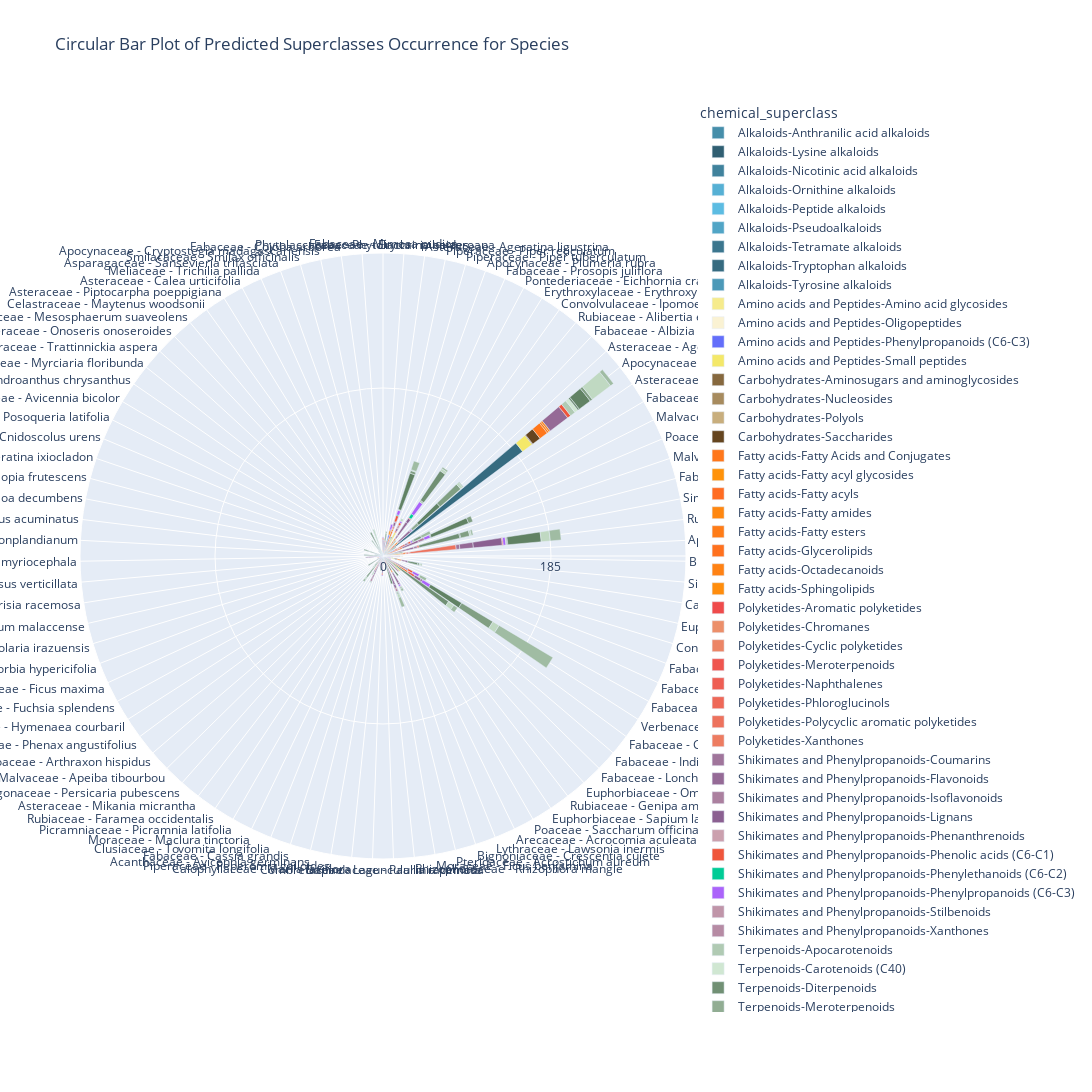

Notebook source saved alongside this figure:
### Code cell
# Step 1: Initialize an empty DataFrame to store all data
all_data = pd.DataFrame(columns=['organism_taxonomy_09species', 'organism_taxonomy_08genus','organism_taxonomy_06family', 'chemical_superclass'])

# Step 2: Read data from all .tsv files in the output_folder
species_data_folder = os.path.join(output_folder, 'species_data')
for filename in os.listdir(species_data_folder):
    if filename.endswith(".tsv"):
        file_data = pd.read_csv(os.path.join(species_data_folder, filename), sep='\t')
        all_data = pd.concat([all_data, file_data])

# Step 3: Rename the "queried_taxaLabel" column to "species"
all_data.rename(columns={'organism_taxonomy_09species': 'species', 'organism_taxonomy_08genus': 'genus','organism_taxonomy_06family': 'family',}, inplace=True)

# Apply the function to each row
all_data[['Pathway', 'superclass']] = all_data.apply(lambda row: split_chemical_superclass(row), axis=1, result_type='expand')

# Step 4: Process data for color mapping
color_map = {}
for pathway, superclasses in all_data.groupby('Pathway')['superclass'].unique().items():
    shades = generate_shades(pathway, len(superclasses))
    for superclass, shade in zip(superclasses, shades):
        color_map[f"{pathway}-{superclass}"] = shade

# Step 5: Group and aggregate data to calculate recurrence
agg_data = all_data.groupby(['species', 'genus', 'family', 'chemical_superclass']).size().reset_index(name='recurrence')

#unique_species = agg_data['species'].unique()


# Concatenate genus and family for the y-axis labels
#agg_data['genus_family'] = agg_data['family'] + ' > ' + agg_data['genus'] + ' > ' + agg_data['species']
agg_data['genus_family'] = agg_data['family'] + ' - ' + agg_data['species']

# Sort the agg_data DataFrame by 'species' and 'chemical_superclass'
agg_data_sorted = agg_data.sort_values(by=['chemical_superclass'])
# Create the circular bar plot
fig = px.bar_polar(agg_data_sorted, r='recurrence', theta='genus_family',
                   color='chemical_superclass', template='plotly',
                   title='Circular Bar Plot of Predicted Superclasses Occurrence for Species',
                   color_discrete_map=color_map)

# Update the layout
fig.update_layout(
    polar=dict(
        radialaxis=dict(
            visible=True,
            showticklabels=True,
            tickmode='array',
            tickvals=[0, max(agg_data_sorted['recurrence'])],
            ticktext=['0', str(max(agg_data_sorted['recurrence']))]
        )
    )
)

# Modify the size of the figure
fig.update_layout(width=1500, height=1500)

# Show the figure
fig.show()

### Figure 1 — Plotly figure (JSON) as saved in the notebook; plotly's stock layout.template omitted (floating-point values rounded to 4 significant figures)
{"data": [{"hovertemplate": "chemical_superclass=Alkaloids-Anthranilic acid alkaloids<br>recurrence=%{r}<br>genus_family=%{theta}<extra></extra>", "legendgroup": "Alkaloids-Anthranilic acid alkaloids", "marker": {"color": "#468eaa", "pattern": {"shape": ""}}, "name": "Alkaloids-Anthranilic acid alkaloids", "r": [1], "showlegend": true, "subplot": "polar", "theta": ["Fabaceae - Mimosa pudica"], "type": "barpolar"}, {"hovertemplate": "chemical_superclass=Alkaloids-Lysine alkaloids<br>recurrence=%{r}<br>genus_family=%{theta}<extra></extra>", "legendgroup": "Alkaloids-Lysine alkaloids", "marker": {"color": "#305f72", "pattern": {"shape": ""}}, "name": "Alkaloids-Lysine alkaloids", "r": [7, 1, 2, 18, 1, 6], "showlegend": true, "subplot": "polar", "theta": ["Fabaceae - Erythrina berteroana", "Asteraceae - Ageratina ligustrina", "Piperaceae - Piper reticulatum", "Piperaceae - Piper tuberculatum", "Apocynaceae - Plumeria rubra", "Fabaceae - Prosopis juliflora"], "type": "barpolar"}, {"hovertemplate": "chemical_superclass=Alkaloids-Nicotinic acid alkaloids<br>recurrence=%{r}<br>genus_family=%{theta}<extra></extra>", "legendgroup": "Alkaloids-Nicotinic acid alkaloids", "marker": {"color": "#40829c", "pattern": {"shape": ""}}, "name": "Alkaloids-Nicotinic acid alkaloids", "r": [1], "showlegend": true, "subplot": "polar", "theta": ["Fabaceae - Mimosa pudica"], "type": "barpolar"}, {"hovertemplate": "chemical_superclass=Alkaloids-Ornithine alkaloids<br>recurrence=%{r}<br>genus_family=%{theta}<extra></extra>", "legendgroup": "Alkaloids-Ornithine alkaloids", "marker": {"color": "#56b0d4", "pattern": {"shape": ""}}, "name": "Alkaloids-Ornithine alkaloids", "r": [4, 1, 2, 1, 6, 2, 1, 3, 3, 1], "showlegend": true, "subplot": "polar", "theta": ["Pontederiaceae - Eichhornia crassipes", "Erythroxylaceae - Erythroxylum fimbriatum", "Convolvulaceae - Ipomoea nil", "Rubiaceae - Alibertia edulis", "Fabaceae - Albizia adinocephala", "Asteraceae - Ageratum conyzoides", "Apocynaceae - Catharanthus roseus", "Asteraceae - Telanthophora grandifolia", "Asteraceae - Ageratina ligustrina", "Fabaceae - Samanea saman"], "type": "barpolar"}, {"hovertemplate": "chemical_superclass=Alkaloids-Peptide alkaloids<br>recurrence=%{r}<br>genus_family=%{theta}<extra></extra>", "legendgroup": "Alkaloids-Peptide alkaloids", "marker": {"color": "#5cbce2", "pattern": {"shape": ""}}, "name": "Alkaloids-Peptide alkaloids", "r": [9, 1], "showlegend": true, "subplot": "polar", "theta": ["Malvaceae - Talipariti tiliaceum", "Poaceae - Cymbopogon citratus"], "type": "barpolar"}, {"hovertemplate": "chemical_superclass=Alkaloids-Pseudoalkaloids<br>recurrence=%{r}<br>genus_family=%{theta}<extra></extra>", "legendgroup": "Alkaloids-Pseudoalkaloids", "marker": {"color": "#51a5c6", "pattern": {"shape": ""}}, "name": "Alkaloids-Pseudoalkaloids", "r": [2, 6, 1], "showlegend": true, "subplot": "polar", "theta": ["Malvaceae - Herrania purpurea", "Apocynaceae - Catharanthus roseus", "Pontederiaceae - Eichhornia crassipes"], "type": "barpolar"}, {"hovertemplate": "chemical_superclass=Alkaloids-Tetramate alkaloids<br>recurrence=%{r}<br>genus_family=%{theta}<extra></extra>", "legendgroup": "Alkaloids-Tetramate alkaloids", "marker": {"color": "#3b768e", "pattern": {"shape": ""}}, "name": "Alkaloids-Tetramate alkaloids", "r": [1, 2], "showlegend": true, "subplot": "polar", "theta": ["Poaceae - Cymbopogon citratus", "Fabaceae - Caesalpinia pulcherrima"], "type": "barpolar"}, {"hovertemplate": "chemical_superclass=Alkaloids-Tryptophan alkaloids<br>recurrence=%{r}<br>genus_family=%{theta}<extra></extra>", "legendgroup": "Alkaloids-Tryptophan alkaloids", "marker": {"color": "#366b80", "pattern": {"shape": ""}}, "name": "Alkaloids-Tryptophan alkaloids", "r": [1, 185, 8, 2, 2, 2, 7], "showlegend": true, "subplot": "polar", "theta": ["Pontederiaceae - Eichhornia crassipes", "Apocynaceae - Catharanthus roseus", "Fabaceae - Erythrina berteroana", "Simaroubaceae - Quassia amara", "Rubiaceae - Morinda citrifolia", "Convolvulaceae - Ipomoea nil", "Apocynaceae - Rauvolfia littoralis"], "type": "barpolar"}, {"hovertemplate": "chemical_superclass=Alkaloids-Tyrosine alkaloids<br>recurrence=%{r}<br>genus_family=%{theta}<extra></extra>", "legendgroup": "Alkaloids-Tyrosine alkaloids", "marker": {"color": "#4c99b8", "pattern": {"shape": ""}}, "name": "Alkaloids-Tyrosine alkaloids", "r": [2, 2, 1, 3, 11], "showlegend": true, "subplot": "polar", "theta": ["Pontederiaceae - Eichhornia crassipes", "Piperaceae - Piper tuberculatum", "Brassicaceae - Nasturtium officinale", "Poaceae - Cymbopogon citratus", "Siparunaceae - Siparuna grandiflora"], "type": "barpolar"}, {"hovertemplate": "chemical_superclass=Amino acids and Peptides-Amino acid glycosides<br>recurrence=%{r}<br>genus_family=%{theta}<extra></extra>", "legendgroup": "Amino acids and Peptides-Amino acid glycosides", "marker": {"color": "#f6eb8c", "pattern": {"shape": ""}}, "name": "Amino acids and Peptides-Amino acid glycosides", "r": [2], "showlegend": true, "subplot": "polar", "theta": ["Caricaceae - Vasconcellea cauliflora"], "type": "barpolar"}, {"hovertemplate": "chemical_superclass=Amino acids and Peptides-Oligopeptides<br>recurrence=%{r}<br>genus_family=%{theta}<extra></extra>", "legendgroup": "Amino acids and Peptides-Oligopeptides", "marker": {"color": "#faf2d3", "pattern": {"shape": ""}}, "name": "Amino acids and Peptides-Oligopeptides", "r": [1], "showlegend": true, "subplot": "polar", "theta": ["Euphorbiaceae - Jatropha gossypiifolia"], "type": "barpolar"}, {"hovertemplate": "chemical_superclass=Amino acids and Peptides-Phenylpropanoids (C6-C3)<br>recurrence=%{r}<br>genus_family=%{theta}<extra></extra>", "legendgroup": "Amino acids and Peptides-Phenylpropanoids (C6-C3)", "marker": {"color": "#636efa", "pattern": {"shape": ""}}, "name": "Amino acids and Peptides-Phenylpropanoids (C6-C3)", "r": [4, 5, 3, 3], "showlegend": true, "subplot": "polar", "theta": ["Piperaceae - Piper tuberculatum", "Malvaceae - Talipariti tiliaceum", "Convolvulaceae - Ipomoea nil", "Convolvulaceae - Camonea umbellata"], "type": "barpolar"}, {"hovertemplate": "chemical_superclass=Amino acids and Peptides-Small peptides<br>recurrence=%{r}<br>genus_family=%{theta}<extra></extra>", "legendgroup": "Amino acids and Peptides-Small peptides", "marker": {"color": "#f4e869", "pattern": {"shape": ""}}, "name": "Amino acids and Peptides-Small peptides", "r": [1, 21, 13, 1, 1, 1, 4, 1, 25, 12, 1, 2, 2, 1], "showlegend": true, "subplot": "polar", "theta": ["Fabaceae - Canavalia rosea", "Pontederiaceae - Eichhornia crassipes", "Apocynaceae - Catharanthus roseus", "Fabaceae - Delonix regia", "Fabaceae - Gliricidia sepium", "Asteraceae - Ageratum conyzoides", "Verbenaceae - Lantana camara", "Fabaceae - Guilandina bonduc", "Fabaceae - Indigofera hirsuta", "Euphorbiaceae - Jatropha gossypiifolia", "Fabaceae - Prosopis juliflora", "Fabaceae - Mimosa pudica", "Brassicaceae - Nasturtium officinale", "Apocynaceae - Plumeria rubra"], "type": "barpolar"}, {"hovertemplate": "chemical_superclass=Carbohydrates-Aminosugars and aminoglycosides<br>recurrence=%{r}<br>genus_family=%{theta}<extra></extra>", "legendgroup": "Carbohydrates-Aminosugars and aminoglycosides", "marker": {"color": "#86683e", "pattern": {"shape": ""}}, "name": "Carbohydrates-Aminosugars and aminoglycosides", "r": [3, 4], "showlegend": true, "subplot": "polar", "theta": ["Fabaceae - Lonchocarpus heptaphyllus", "Euphorbiaceae - Omphalea diandra"], "type": "barpolar"}, {"hovertemplate": "chemical_superclass=Carbohydrates-Nucleosides<br>recurrence=%{r}<br>genus_family=%{theta}<extra></extra>", "legendgroup": "Carbohydrates-Nucleosides", "marker": {"color": "#a78b5e", "pattern": {"shape": ""}}, "name": "Carbohydrates-Nucleosides", "r": [1, 2], "showlegend": true, "subplot": "polar", "theta": ["Apocynaceae - Catharanthus roseus", "Rubiaceae - Morinda citrifolia"], "type": "barpolar"}, {"hovertemplate": "chemical_superclass=Carbohydrates-Polyols<br>recurrence=%{r}<br>genus_family=%{theta}<extra></extra>", "legendgroup": "Carbohydrates-Polyols", "marker": {"color": "#c8ae7d", "pattern": {"shape": ""}}, "name": "Carbohydrates-Polyols", "r": [1], "showlegend": true, "subplot": "polar", "theta": ["Fabaceae - Gliricidia sepium"], "type": "barpolar"}, {"hovertemplate": "chemical_superclass=Carbohydrates-Saccharides<br>recurrence=%{r}<br>genus_family=%{theta}<extra></extra>", "legendgroup": "Carbohydrates-Saccharides", "marker": {"color": "#65451f", "pattern": {"shape": ""}}, "name": "Carbohydrates-Saccharides", "r": [1, 10, 1, 5, 6, 3, 18, 5, 1], "showlegend": true, "subplot": "polar", "theta": ["Simaroubaceae - Quassia amara", "Apocynaceae - Catharanthus roseus", "Rubiaceae - Genipa americana", "Euphorbiaceae - Sapium laurifolium", "Verbenaceae - Lantana camara", "Euphorbiaceae - Jatropha gossypiifolia", "Poaceae - Saccharum officinarum", "Rubiaceae - Morinda citrifolia", "Arecaceae - Acrocomia aculeata"], "type": "barpolar"}, {"hovertemplate": "chemical_superclass=Fatty acids-Fatty Acids and Conjugates<br>recurrence=%{r}<br>genus_family=%{theta}<extra></extra>", "legendgroup": "Fatty acids-Fatty Acids and Conjugates", "marker": {"color": "#ff771b", "pattern": {"shape": ""}}, "name": "Fatty acids-Fatty Acids and Conjugates", "r": [5, 5, 8, 2, 1, 1, 10, 2, 1, 3, 11, 3, 7], "showlegend": true, "subplot": "polar", "theta": ["Euphorbiaceae - Jatropha gossypiifolia", "Convolvulaceae - Ipomoea nil", "Fabaceae - Delonix regia", "Rubiaceae - Morinda citrifolia", "Fabaceae - Samanea saman", "Asteraceae - Ageratina ligustrina", "Apocynaceae - Catharanthus roseus", "Lythraceae - Lawsonia inermis", "Fabaceae - Caesalpinia pulcherrima", "Asteraceae - Ageratum conyzoides", "Verbenaceae - Lantana camara", "Poaceae - Saccharum officinarum", "Apocynaceae - Plumeria rubra"], "type": "barpolar"}, {"hovertemplate": "chemical_superclass=Fatty acids-Fatty acyl glycosides<br>recurrence=%{r}<br>genus_family=%{theta}<extra></extra>", "legendgroup": "Fatty acids-Fatty acyl glycosides", "marker": {"color": "#ff9209", "pattern": {"shape": ""}}, "name": "Fatty acids-Fatty acyl glycosides", "r": [9, 3], "showlegend": true, "subplot": "polar", "theta": ["Rubiaceae - Morinda citrifolia", "Bignoniaceae - Crescentia cujete"], "type": "barpolar"}, {"hovertemplate": "chemical_superclass=Fatty acids-Fatty acyls<br>recurrence=%{r}<br>genus_family=%{theta}<extra></extra>", "legendgroup": "Fatty acids-Fatty acyls", "marker": {"color": "#ff6c22", "pattern": {"shape": ""}}, "name": "Fatty acids-Fatty acyls", "r": [1, 5, 11, 1, 18, 1, 20, 2, 11], "showlegend": true, "subplot": "polar", "theta": ["Fabaceae - Gliricidia sepium", "Convolvulaceae - Ipomoea nil", "Verbenaceae - Lantana camara", "Lythraceae - Lawsonia inermis", "Poaceae - Cymbopogon citratus", "Pteridaceae - Acrostichum aureum", "Apocynaceae - Plumeria rubra", "Fabaceae - Mimosa pudica", "Asteraceae - Ageratum conyzoides"], "type": "barpolar"}, {"hovertemplate": "chemical_superclass=Fatty acids-Fatty amides<br>recurrence=%{r}<br>genus_family=%{theta}<extra></extra>", "legendgroup": "Fatty acids-Fatty amides", "marker": {"color": "#ff8710", "pattern": {"shape": ""}}, "name": "Fatty acids-Fatty amides", "r": [5], "showlegend": true, "subplot": "polar", "theta": ["Piperaceae - Piper tuberculatum"], "type": "barpolar"}, {"hovertemplate": "chemical_superclass=Fatty acids-Fatty esters<br>recurrence=%{r}<br>genus_family=%{theta}<extra></extra>", "legendgroup": "Fatty acids-Fatty esters", "marker": {"color": "#ff7c17", "pattern": {"shape": ""}}, "name": "Fatty acids-Fatty esters", "r": [1, 1, 4, 2, 2, 1, 2], "showlegend": true, "subplot": "polar", "theta": ["Moraceae - Ficus benjamina", "Rhizophoraceae - Rhizophora mangle", "Asteraceae - Ageratum conyzoides", "Rubiaceae - Morinda citrifolia", "Apocynaceae - Catharanthus roseus", "Lythraceae - Lawsonia inermis", "Apocynaceae - Plumeria rubra"], "type": "barpolar"}, {"hovertemplate": "chemical_superclass=Fatty acids-Glycerolipids<br>recurrence=%{r}<br>genus_family=%{theta}<extra></extra>", "legendgroup": "Fatty acids-Glycerolipids", "marker": {"color": "#ff711e", "pattern": {"shape": ""}}, "name": "Fatty acids-Glycerolipids", "r": [1, 3, 3], "showlegend": true, "subplot": "polar", "theta": ["Apocynaceae - Plumeria rubra", "Convolvulaceae - Ipomoea nil", "Rubiaceae - Morinda citrifolia"], "type": "barpolar"}, {"hovertemplate": "chemical_superclass=Fatty acids-Octadecanoids<br>recurrence=%{r}<br>genus_family=%{theta}<extra></extra>", "legendgroup": "Fatty acids-Octadecanoids", "marker": {"color": "#ff8214", "pattern": {"shape": ""}}, "name": "Fatty acids-Octadecanoids", "r": [1, 3, 2, 1, 1, 1], "showlegend": true, "subplot": "polar", "theta": ["Fabaceae - Mimosa pudica", "Convolvulaceae - Ipomoea nil", "Apocynaceae - Catharanthus roseus", "Rubiaceae - Morinda citrifolia", "Fabaceae - Samanea saman", "Asteraceae - Ageratum conyzoides"], "type": "barpolar"}, {"hovertemplate": "chemical_superclass=Fatty acids-Sphingolipids<br>recurrence=%{r}<br>genus_family=%{theta}<extra></extra>", "legendgroup": "Fatty acids-Sphingolipids", "marker": {"color": "#ff8d0d", "pattern": {"shape": ""}}, "name": "Fatty acids-Sphingolipids", "r": [2], "showlegend": true, "subplot": "polar", "theta": ["Sapindaceae - Paullinia pinnata"], "type": "barpolar"}, {"hovertemplate": "chemical_superclass=Polyketides-Aromatic polyketides<br>recurrence=%{r}<br>genus_family=%{theta}<extra></extra>", "legendgroup": "Polyketides-Aromatic polyketides", "marker": {"color": "#ef4b4b", "pattern": {"shape": ""}}, "name": "Polyketides-Aromatic polyketides", "r": [4, 2, 1, 2, 1], "showlegend": true, "subplot": "polar", "theta": ["Malvaceae - Talipariti tiliaceum", "Apocynaceae - Plumeria rubra", "Combretaceae - Laguncularia racemosa", "Rubiaceae - Morinda citrifolia", "Fabaceae - Caesalpinia pulcherrima"], "type": "barpolar"}, {"hovertemplate": "chemical_superclass=Polyketides-Chromanes<br>recurrence=%{r}<br>genus_family=%{theta}<extra></extra>", "legendgroup": "Polyketides-Chromanes", "marker": {"color": "#ec8f6a", "pattern": {"shape": ""}}, "name": "Polyketides-Chromanes", "r": [1, 2], "showlegend": true, "subplot": "polar", "theta": ["Asteraceae - Ageratum conyzoides", "Malvaceae - Talipariti tiliaceum"], "type": "barpolar"}, {"hovertemplate": "chemical_superclass=Polyketides-Cyclic polyketides<br>recurrence=%{r}<br>genus_family=%{theta}<extra></extra>", "legendgroup": "Polyketides-Cyclic polyketides", "marker": {"color": "#ec8566", "pattern": {"shape": ""}}, "name": "Polyketides-Cyclic polyketides", "r": [2, 1, 1], "showlegend": true, "subplot": "polar", "theta": ["Piperaceae - Piper reticulatum", "Rubiaceae - Morinda citrifolia", "Verbenaceae - Lantana camara"], "type": "barpolar"}, {"hovertemplate": "chemical_superclass=Polyketides-Meroterpenoids<br>recurrence=%{r}<br>genus_family=%{theta}<extra></extra>", "legendgroup": "Polyketides-Meroterpenoids", "marker": {"color": "#ef554f", "pattern": {"shape": ""}}, "name": "Polyketides-Meroterpenoids", "r": [2, 12], "showlegend": true, "subplot": "polar", "theta": ["Calophyllaceae - Marila laxiflora", "Piperaceae - Peperomia galioides"], "type": "barpolar"}, {"hovertemplate": "chemical_superclass=Polyketides-Naphthalenes<br>recurrence=%{r}<br>genus_family=%{theta}<extra></extra>", "legendgroup": "Polyketides-Naphthalenes", "marker": {"color": "#ee5e54", "pattern": {"shape": ""}}, "name": "Polyketides-Naphthalenes", "r": [1, 1, 8, 2, 7, 1, 5, 2], "showlegend": true, "subplot": "polar", "theta": ["Rubiaceae - Morinda citrifolia", "Acanthaceae - Avicennia germinans", "Verbenaceae - Lantana camara", "Bignoniaceae - Crescentia cujete", "Malvaceae - Talipariti tiliaceum", "Fabaceae - Caesalpinia pulcherrima", "Lythraceae - Lawsonia inermis", "Pontederiaceae - Eichhornia crassipes"], "type": "barpolar"}, {"hovertemplate": "chemical_superclass=Polyketides-Phloroglucinols<br>recurrence=%{r}<br>genus_family=%{theta}<extra></extra>", "legendgroup": "Polyketides-Phloroglucinols", "marker": {"color": "#ee6858", "pattern": {"shape": ""}}, "name": "Polyketides-Phloroglucinols", "r": [1, 1, 8, 1], "showlegend": true, "subplot": "polar", "theta": ["Lythraceae - Lawsonia inermis", "Fabaceae - Cassia grandis", "Clusiaceae - Tovomita longifolia", "Moraceae - Maclura tinctoria"], "type": "barpolar"}, {"hovertemplate": "chemical_superclass=Polyketides-Polycyclic aromatic polyketides<br>recurrence=%{r}<br>genus_family=%{theta}<extra></extra>", "legendgroup": "Polyketides-Polycyclic aromatic polyketides", "marker": {"color": "#ed725d", "pattern": {"shape": ""}}, "name": "Polyketides-Polycyclic aromatic polyketides", "r": [18, 6, 4, 51, 1], "showlegend": true, "subplot": "polar", "theta": ["Picramniaceae - Picramnia latifolia", "Rubiaceae - Faramea occidentalis", "Fabaceae - Cassia grandis", "Rubiaceae - Morinda citrifolia", "Convolvulaceae - Ipomoea nil"], "type": "barpolar"}, {"hovertemplate": "chemical_superclass=Polyketides-Xanthones<br>recurrence=%{r}<br>genus_family=%{theta}<extra></extra>", "legendgroup": "Polyketides-Xanthones", "marker": {"color": "#ed7c61", "pattern": {"shape": ""}}, "name": "Polyketides-Xanthones", "r": [1], "showlegend": true, "subplot": "polar", "theta": ["Rubiaceae - Faramea occidentalis"], "type": "barpolar"}, {"hovertemplate": "chemical_superclass=Shikimates and Phenylpropanoids-Coumarins<br>recurrence=%{r}<br>genus_family=%{theta}<extra></extra>", "legendgroup": "Shikimates and Phenylpropanoids-Coumarins", "marker": {"color": "#a0759b", "pattern": {"shape": ""}}, "name": "Shikimates and Phenylpropanoids-Coumarins", "r": [2, 4, 1, 1, 4, 1, 4, 1, 3, 1, 2, 1, 4], "showlegend": true, "subplot": "polar", "theta": ["Fabaceae - Prosopis juliflora", "Convolvulaceae - Ipomoea nil", "Convolvulaceae - Camonea umbellata", "Apocynaceae - Plumeria rubra", "Lythraceae - Lawsonia inermis", "Asteraceae - Mikania micrantha", "Euphorbiaceae - Jatropha gossypiifolia", "Asteraceae - Ageratum conyzoides", "Malvaceae - Talipariti tiliaceum", "Fabaceae - Gliricidia sepium", "Picramniaceae - Picramnia latifolia", "Combretaceae - Laguncularia racemosa", "Rubiaceae - Morinda citrifolia"], "type": "barpolar"}, {"hovertemplate": "chemical_superclass=Shikimates and Phenylpropanoids-Flavonoids<br>recurrence=%{r}<br>genus_family=%{theta}<extra></extra>", "legendgroup": "Shikimates and Phenylpropanoids-Flavonoids", "marker": {"color": "#956a96", "pattern": {"shape": ""}}, "name": "Shikimates and Phenylpropanoids-Flavonoids", "r": [4, 8, 1, 9, 15, 20, 1, 17, 14, 14, 22, 2, 1, 16, 4, 3, 12, 1, 11, 7, 4, 1, 2, 13, 10, 4, 4, 19, 2, 1, 16, 1, 24, 3, 30, 7, 3, 4, 1, 8], "showlegend": true, "subplot": "polar", "theta": ["Sapindaceae - Paullinia pinnata", "Verbenaceae - Lantana camara", "Calophyllaceae - Marila laxiflora", "Polygonaceae - Persicaria pubescens", "Rubiaceae - Morinda citrifolia", "Lythraceae - Lawsonia inermis", "Malvaceae - Apeiba tibourbou", "Convolvulaceae - Ipomoea nil", "Brassicaceae - Nasturtium officinale", "Fabaceae - Lonchocarpus heptaphyllus", "Moraceae - Maclura tinctoria", "Poaceae - Arthraxon hispidus", "Piperaceae - Piper reticulatum", "Asteraceae - Ageratum conyzoides", "Asteraceae - Mikania micrantha", "Urticaceae - Phenax angustifolius", "Combretaceae - Laguncularia racemosa", "Fabaceae - Hymenaea courbaril", "Fabaceae - Mimosa pudica", "Onagraceae - Fuchsia splendens", "Moraceae - Ficus maxima", "Euphorbiaceae - Euphorbia hypericifolia", "Fabaceae - Erythrina berteroana", "Poaceae - Saccharum officinarum", "Asteraceae - Ageratina ligustrina", "Calceolariaceae - Calceolaria irazuensis", "Myrtaceae - Syzygium malaccense", "Poaceae - Cymbopogon citratus", "Convolvulaceae - Camonea umbellata", "Moraceae - Clarisia racemosa", "Vitaceae - Cissus verticillata", "Asteraceae - Verbesina myriocephala", "Apocynaceae - Catharanthus roseus", "Fabaceae - Cassia grandis", "Fabaceae - Caesalpinia pulcherrima", "Fabaceae - Gliricidia sepium", "Pontederiaceae - Eichhornia crassipes", "Apocynaceae - Plumeria rubra", "Chloranthaceae - Hedyosmum bonplandianum", "Fabaceae - Prosopis juliflora"], "type": "barpolar"}, {"hovertemplate": "chemical_superclass=Shikimates and Phenylpropanoids-Isoflavonoids<br>recurrence=%{r}<br>genus_family=%{theta}<extra></extra>", "legendgroup": "Shikimates and Phenylpropanoids-Isoflavonoids", "marker": {"color": "#ab809f", "pattern": {"shape": ""}}, "name": "Shikimates and Phenylpropanoids-Isoflavonoids", "r": [1, 2, 7, 1, 2, 5, 4, 1, 4, 5, 18], "showlegend": true, "subplot": "polar", "theta": ["Fabaceae - Guilandina bonduc", "Fabaceae - Erythrina berteroana", "Poaceae - Cymbopogon citratus", "Asteraceae - Ageratum conyzoides", "Vitaceae - Cissus verticillata", "Fabaceae - Canavalia rosea", "Fabaceae - Caesalpinia pulcherrima", "Fabaceae - Prosopis juliflora", "Moraceae - Maclura tinctoria", "Fabaceae - Lonchocarpus heptaphyllus", "Fabaceae - Gliricidia sepium"], "type": "barpolar"}, {"hovertemplate": "chemical_superclass=Shikimates and Phenylpropanoids-Lignans<br>recurrence=%{r}<br>genus_family=%{theta}<extra></extra>", "legendgroup": "Shikimates and Phenylpropanoids-Lignans", "marker": {"color": "#8b6091", "pattern": {"shape": ""}}, "name": "Shikimates and Phenylpropanoids-Lignans", "r": [1, 4, 32, 2, 1, 5, 2, 1, 1, 1, 2, 3, 5, 1, 1, 1, 2, 3, 2, 2, 1], "showlegend": true, "subplot": "polar", "theta": ["Vitaceae - Cissus verticillata", "Lythraceae - Lawsonia inermis", "Rubiaceae - Morinda citrifolia", "Fabaceae - Gliricidia sepium", "Asteraceae - Ageratum conyzoides", "Convolvulaceae - Ipomoea nil", "Brassicaceae - Nasturtium officinale", "Apocynaceae - Plumeria rubra", "Acanthaceae - Avicennia germinans", "Malvaceae - Talipariti tiliaceum", "Bignoniaceae - Crescentia cujete", "Euphorbiaceae - Jatropha gossypiifolia", "Combretaceae - Laguncularia racemosa", "Fabaceae - Cassia grandis", "Fabaceae - Prosopis juliflora", "Asteraceae - Ageratina ligustrina", "Verbenaceae - Lantana camara", "Phyllanthaceae - Phyllanthus acuminatus", "Urticaceae - Phenax angustifolius", "Poaceae - Saccharum officinarum", "Piperaceae - Piper tuberculatum"], "type": "barpolar"}, {"hovertemplate": "chemical_superclass=Shikimates and Phenylpropanoids-Phenanthrenoids<br>recurrence=%{r}<br>genus_family=%{theta}<extra></extra>", "legendgroup": "Shikimates and Phenylpropanoids-Phenanthrenoids", "marker": {"color": "#cba0ae", "pattern": {"shape": ""}}, "name": "Shikimates and Phenylpropanoids-Phenanthrenoids", "r": [4], "showlegend": true, "subplot": "polar", "theta": ["Pontederiaceae - Eichhornia crassipes"], "type": "barpolar"}, {"hovertemplate": "chemical_superclass=Shikimates and Phenylpropanoids-Phenolic acids (C6-C1)<br>recurrence=%{r}<br>genus_family=%{theta}<extra></extra>", "legendgroup": "Shikimates and Phenylpropanoids-Phenolic acids (C6-C1)", "marker": {"color": "#EF553B", "pattern": {"shape": ""}}, "name": "Shikimates and Phenylpropanoids-Phenolic acids (C6-C1)", "r": [1, 3, 4, 1, 1, 1, 1, 2, 2, 2, 4, 7, 1, 1, 2, 6, 2, 1, 2, 3], "showlegend": true, "subplot": "polar", "theta": ["Rubiaceae - Morinda citrifolia", "Malvaceae - Talipariti tiliaceum", "Apocynaceae - Catharanthus roseus", "Chloranthaceae - Hedyosmum bonplandianum", "Fabaceae - Cassia grandis", "Calophyllaceae - Marila laxiflora", "Convolvulaceae - Ipomoea nil", "Asteraceae - Verbesina myriocephala", "Myrtaceae - Syzygium malaccense", "Fabaceae - Mimosa pudica", "Bignoniaceae - Crescentia cujete", "Apocynaceae - Plumeria rubra", "Polygonaceae - Persicaria pubescens", "Lythraceae - Lawsonia inermis", "Euphorbiaceae - Sapium laurifolium", "Fabaceae - Gliricidia sepium", "Combretaceae - Laguncularia racemosa", "Asteraceae - Ageratina ligustrina", "Fabaceae - Caesalpinia pulcherrima", "Pontederiaceae - Eichhornia crassipes"], "type": "barpolar"}, {"hovertemplate": "chemical_superclass=Shikimates and Phenylpropanoids-Phenylethanoids (C6-C2)<br>recurrence=%{r}<br>genus_family=%{theta}<extra></extra>", "legendgroup": "Shikimates and Phenylpropanoids-Phenylethanoids (C6-C2)", "marker": {"color": "#00cc96", "pattern": {"shape": ""}}, "name": "Shikimates and Phenylpropanoids-Phenylethanoids (C6-C2)", "r": [5, 1], "showlegend": true, "subplot": "polar", "theta": ["Convolvulaceae - Ipomoea nil", "Apocynaceae - Plumeria rubra"], "type": "barpolar"}, {"hovertemplate": "chemical_superclass=Shikimates and Phenylpropanoids-Phenylpropanoids (C6-C3)<br>recurrence=%{r}<br>genus_family=%{theta}<extra></extra>", "legendgroup": "Shikimates and Phenylpropanoids-Phenylpropanoids (C6-C3)", "marker": {"color": "#ab63fa", "pattern": {"shape": ""}}, "name": "Shikimates and Phenylpropanoids-Phenylpropanoids (C6-C3)", "r": [5, 1, 2, 3, 2, 6, 2, 2, 1, 16, 1, 1, 1, 1, 10, 1, 8, 2, 7, 3], "showlegend": true, "subplot": "polar", "theta": ["Apocynaceae - Plumeria rubra", "Asteraceae - Ageratum conyzoides", "Poaceae - Saccharum officinarum", "Rubiaceae - Morinda citrifolia", "Malvaceae - Talipariti tiliaceum", "Piperaceae - Piper tuberculatum", "Asteraceae - Verbesina myriocephala", "Poaceae - Urochloa decumbens", "Fabaceae - Cassia grandis", "Convolvulaceae - Ipomoea nil", "Acanthaceae - Avicennia germinans", "Fabaceae - Mimosa pudica", "Malvaceae - Apeiba tibourbou", "Combretaceae - Laguncularia racemosa", "Verbenaceae - Lantana camara", "Fabaceae - Guilandina bonduc", "Fabaceae - Gliricidia sepium", "Pontederiaceae - Eichhornia crassipes", "Poaceae - Cymbopogon citratus", "Convolvulaceae - Camonea umbellata"], "type": "barpolar"}, {"hovertemplate": "chemical_superclass=Shikimates and Phenylpropanoids-Stilbenoids<br>recurrence=%{r}<br>genus_family=%{theta}<extra></extra>", "legendgroup": "Shikimates and Phenylpropanoids-Stilbenoids", "marker": {"color": "#c095a9", "pattern": {"shape": ""}}, "name": "Shikimates and Phenylpropanoids-Stilbenoids", "r": [2, 1], "showlegend": true, "subplot": "polar", "theta": ["Fabaceae - Lonchocarpus heptaphyllus", "Poaceae - Saccharum officinarum"], "type": "barpolar"}, {"hovertemplate": "chemical_superclass=Shikimates and Phenylpropanoids-Xanthones<br>recurrence=%{r}<br>genus_family=%{theta}<extra></extra>", "legendgroup": "Shikimates and Phenylpropanoids-Xanthones", "marker": {"color": "#b68ba4", "pattern": {"shape": ""}}, "name": "Shikimates and Phenylpropanoids-Xanthones", "r": [2, 4, 3], "showlegend": true, "subplot": "polar", "theta": ["Calophyllaceae - Marila laxiflora", "Moraceae - Maclura tinctoria", "Lythraceae - Lawsonia inermis"], "type": "barpolar"}, {"hovertemplate": "chemical_superclass=Terpenoids-Apocarotenoids<br>recurrence=%{r}<br>genus_family=%{theta}<extra></extra>", "legendgroup": "Terpenoids-Apocarotenoids", "marker": {"color": "#b0cab3", "pattern": {"shape": ""}}, "name": "Terpenoids-Apocarotenoids", "r": [2, 2, 1, 2, 6, 2, 1], "showlegend": true, "subplot": "polar", "theta": ["Convolvulaceae - Ipomoea nil", "Lythraceae - Lawsonia inermis", "Apocynaceae - Plumeria rubra", "Poaceae - Saccharum officinarum", "Apocynaceae - Catharanthus roseus", "Fabaceae - Prosopis juliflora", "Rubiaceae - Morinda citrifolia"], "type": "barpolar"}, {"hovertemplate": "chemical_superclass=Terpenoids-Carotenoids (C40)<br>recurrence=%{r}<br>genus_family=%{theta}<extra></extra>", "legendgroup": "Terpenoids-Carotenoids (C40)", "marker": {"color": "#d0e7d2", "pattern": {"shape": ""}}, "name": "Terpenoids-Carotenoids (C40)", "r": [4, 3], "showlegend": true, "subplot": "polar", "theta": ["Apocynaceae - Catharanthus roseus", "Brassicaceae - Nasturtium officinale"], "type": "barpolar"}, {"hovertemplate": "chemical_superclass=Terpenoids-Diterpenoids<br>recurrence=%{r}<br>genus_family=%{theta}<extra></extra>", "legendgroup": "Terpenoids-Diterpenoids", "marker": {"color": "#719074", "pattern": {"shape": ""}}, "name": "Terpenoids-Diterpenoids", "r": [18, 39, 85, 11, 9, 1, 15, 46, 5, 4, 1, 2, 3, 1, 2], "showlegend": true, "subplot": "polar", "theta": ["Fabaceae - Hymenaea courbaril", "Convolvulaceae - Ipomoea nil", "Fabaceae - Guilandina bonduc", "Euphorbiaceae - Jatropha gossypiifolia", "Annonaceae - Xylopia frutescens", "Poaceae - Cymbopogon citratus", "Asteraceae - Ageratina ixiocladon", "Fabaceae - Caesalpinia pulcherrima", "Phyllanthaceae - Phyllanthus acuminatus", "Rhizophoraceae - Rhizophora mangle", "Rubiaceae - Morinda citrifolia", "Apocynaceae - Catharanthus roseus", "Asteraceae - Mikania micrantha", "Euphorbiaceae - Cnidoscolus urens", "Rubiaceae - Alibertia edulis"], "type": "barpolar"}, {"hovertemplate": "chemical_superclass=Terpenoids-Meroterpenoids<br>recurrence=%{r}<br>genus_family=%{theta}<extra></extra>", "legendgroup": "Terpenoids-Meroterpenoids", "marker": {"color": "#91ad93", "pattern": {"shape": ""}}, "name": "Terpenoids-Meroterpenoids", "r": [9, 1, 2], "showlegend": true, "subplot": "polar", "theta": ["Asteraceae - Ageratum conyzoides", "Asteraceae - Ageratina ixiocladon", "Malvaceae - Talipariti tiliaceum"], "type": "barpolar"}, {"hovertemplate": "chemical_superclass=Terpenoids-Monoterpenoids<br>recurrence=%{r}<br>genus_family=%{theta}<extra></extra>", "legendgroup": "Terpenoids-Monoterpenoids", "marker": {"color": "#618264", "pattern": {"shape": ""}}, "name": "Terpenoids-Monoterpenoids", "r": [3, 2, 44, 31, 42, 2, 15, 8, 2, 1, 21, 37, 26, 2, 3, 1, 3, 1, 1, 40, 1], "showlegend": true, "subplot": "polar", "theta": ["Rubiaceae - Alibertia edulis", "Rubiaceae - Posoqueria latifolia", "Poaceae - Cymbopogon citratus", "Asteraceae - Ageratum conyzoides", "Apocynaceae - Plumeria rubra", "Fabaceae - Prosopis juliflora", "Apocynaceae - Catharanthus roseus", "Chloranthaceae - Hedyosmum bonplandianum", "Acanthaceae - Avicennia germinans", "Fabaceae - Caesalpinia pulcherrima", "Bignoniaceae - Crescentia cujete", "Rubiaceae - Morinda citrifolia", "Rubiaceae - Genipa americana", "Acanthaceae - Avicennia bicolor", "Bignoniaceae - Handroanthus chrysanthus", "Rhizophoraceae - Rhizophora mangle", "Myrtaceae - Myrciaria floribunda", "Lythraceae - Lawsonia inermis", "Piperaceae - Peperomia galioides", "Verbenaceae - Lantana camara", "Polygonaceae - Persicaria pubescens"], "type": "barpolar"}, {"hovertemplate": "chemical_superclass=Terpenoids-Sesquiterpenoids<br>recurrence=%{r}<br>genus_family=%{theta}<extra></extra>", "legendgroup": "Terpenoids-Sesquiterpenoids", "marker": {"color": "#819f83", "pattern": {"shape": ""}}, "name": "Terpenoids-Sesquiterpenoids", "r": [3, 10, 9, 21, 4, 40, 3, 1, 5, 3, 3, 14, 11, 1, 8, 3, 30, 5, 12, 6, 2, 29], "showlegend": true, "subplot": "polar", "theta": ["Polygonaceae - Persicaria pubescens", "Fabaceae - Caesalpinia pulcherrima", "Malvaceae - Talipariti tiliaceum", "Asteraceae - Mikania micrantha", "Pteridaceae - Acrostichum aureum", "Verbenaceae - Lantana camara", "Apocynaceae - Plumeria rubra", "Burseraceae - Trattinnickia aspera", "Asteraceae - Onoseris onoseroides", "Lamiaceae - Mesosphaerum suaveolens", "Piperaceae - Peperomia galioides", "Asteraceae - Telanthophora grandifolia", "Chloranthaceae - Hedyosmum bonplandianum", "Celastraceae - Maytenus woodsonii", "Asteraceae - Ageratina ligustrina", "Apocynaceae - Catharanthus roseus", "Asteraceae - Ageratum conyzoides", "Poaceae - Cymbopogon citratus", "Asteraceae - Piptocarpha poeppigiana", "Asteraceae - Ageratina ixiocladon", "Euphorbiaceae - Jatropha gossypiifolia", "Asteraceae - Calea urticifolia"], "type": "barpolar"}, {"hovertemplate": "chemical_superclass=Terpenoids-Steroids<br>recurrence=%{r}<br>genus_family=%{theta}<extra></extra>", "legendgroup": "Terpenoids-Steroids", "marker": {"color": "#c0d9c2", "pattern": {"shape": ""}}, "name": "Terpenoids-Steroids", "r": [3, 3, 2, 31, 25, 3, 5, 1, 3, 3, 1, 3, 1, 10, 1, 4, 2, 1, 3, 8, 4, 2, 3, 1, 7, 1, 1, 1], "showlegend": true, "subplot": "polar", "theta": ["Pontederiaceae - Eichhornia crassipes", "Meliaceae - Trichilia pallida", "Fabaceae - Caesalpinia pulcherrima", "Asparagaceae - Sansevieria trifasciata", "Apocynaceae - Catharanthus roseus", "Poaceae - Urochloa decumbens", "Smilacaceae - Smilax officinalis", "Asteraceae - Verbesina myriocephala", "Apocynaceae - Cryptostegia madagascariensis", "Asteraceae - Ageratum conyzoides", "Moraceae - Ficus benjamina", "Asteraceae - Mikania micrantha", "Fabaceae - Cassia grandis", "Rubiaceae - Morinda citrifolia", "Asteraceae - Onoseris onoseroides", "Lythraceae - Lawsonia inermis", "Sapindaceae - Paullinia pinnata", "Rubiaceae - Faramea occidentalis", "Polygonaceae - Persicaria pubescens", "Verbenaceae - Lantana camara", "Picramniaceae - Picramnia latifolia", "Euphorbiaceae - Jatropha gossypiifolia", "Convolvulaceae - Ipomoea nil", "Annonaceae - Xylopia frutescens", "Fabaceae - Guilandina bonduc", "Apocynaceae - Plumeria rubra", "Simaroubaceae - Quassia amara", "Fabaceae - Gliricidia sepium"], "type": "barpolar"}, {"hovertemplate": "chemical_superclass=Terpenoids-Triterpenoids<br>recurrence=%{r}<br>genus_family=%{theta}<extra></extra>", "legendgroup": "Terpenoids-Triterpenoids", "marker": {"color": "#a0bca3", "pattern": {"shape": ""}}, "name": "Terpenoids-Triterpenoids", "r": [1, 12, 2, 9, 18, 1, 20, 4, 1, 3, 1, 16, 2, 1, 5, 11, 4, 2, 5, 1, 8, 10, 69, 3, 3, 1, 2, 2, 11, 2], "showlegend": true, "subplot": "polar", "theta": ["Moraceae - Maclura tinctoria", "Rubiaceae - Morinda citrifolia", "Burseraceae - Trattinnickia aspera", "Meliaceae - Trichilia pallida", "Simaroubaceae - Quassia amara", "Calophyllaceae - Marila laxiflora", "Celastraceae - Maytenus woodsonii", "Lamiaceae - Mesosphaerum suaveolens", "Rhizophoraceae - Rhizophora mangle", "Asteraceae - Mikania micrantha", "Asteraceae - Ageratum conyzoides", "Rubiaceae - Alibertia edulis", "Asteraceae - Ageratina ligustrina", "Asteraceae - Onoseris onoseroides", "Fabaceae - Guilandina bonduc", "Lythraceae - Lawsonia inermis", "Apocynaceae - Catharanthus roseus", "Moraceae - Ficus benjamina", "Euphorbiaceae - Cnidoscolus urens", "Fabaceae - Cojoba arborea", "Fabaceae - Gliricidia sepium", "Apocynaceae - Plumeria rubra", "Verbenaceae - Lantana camara", "Poaceae - Saccharum officinarum", "Phytolaccaceae - Phytolacca rivinoides", "Euphorbiaceae - Jatropha gossypiifolia", "Fabaceae - Caesalpinia pulcherrima", "Convolvulaceae - Ipomoea nil", "Malvaceae - Talipariti tiliaceum", "Sapindaceae - Paullinia pinnata"], "type": "barpolar"}], "layout": {"barmode": "relative", "height": 1500, "legend": {"title": {"text": "chemical_superclass"}, "tracegroupgap": 0}, "polar": {"angularaxis": {"direction": "clockwise", "rotation": 90}, "domain": {"x": [0, 1], "y": [0, 1]}, "radialaxis": {"showticklabels": true, "tickmode": "array", "ticktext": ["0", "185"], "tickvals": [0, 185], "visible": true}}, "title": {"text": "Circular Bar Plot of Predicted Superclasses Occurrence for Species"}, "width": 1500}}
